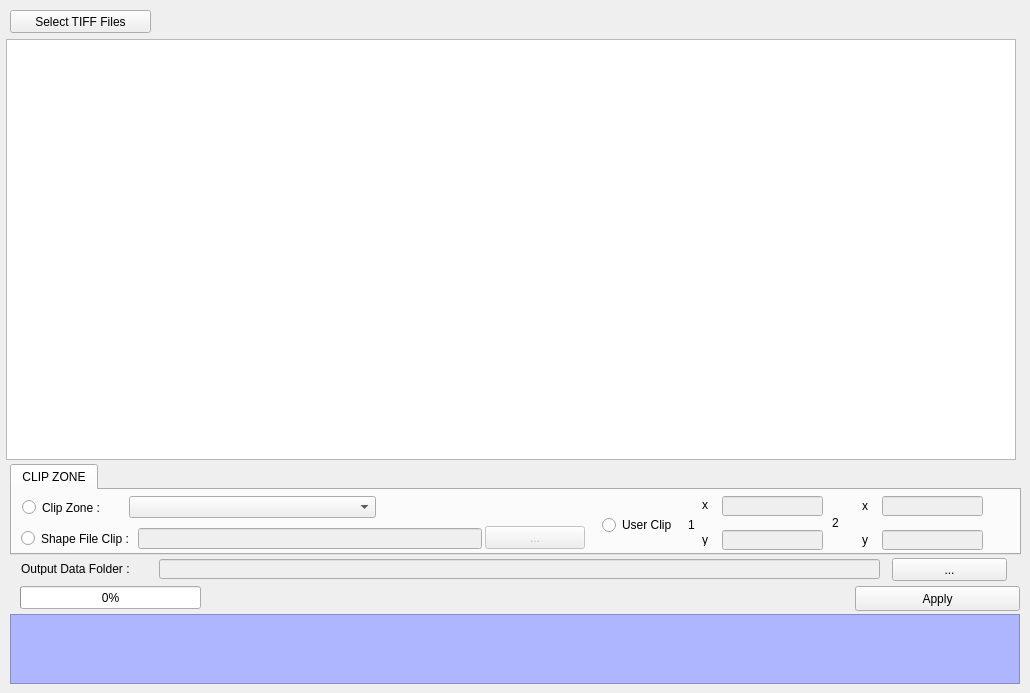
   <widget class="QWidget" name="tab_15">
    <attribute name="title">
     <string>Clip</string>
    </attribute>
    <widget class="QPushButton" name="btn_apply_clip">
     <property name="geometry">
      <rect>
       <x>855</x>
       <y>586</y>
       <width>165</width>
       <height>25</height>
      </rect>
     </property>
     <property name="text">
      <string>Apply</string>
     </property>
    </widget>
    <widget class="QTableWidget" name="tb_clip_Tiff">
     <property name="geometry">
      <rect>
       <x>6</x>
       <y>39</y>
       <width>1010</width>
       <height>421</height>
      </rect>
     </property>
     <attribute name="horizontalHeaderCascadingSectionResizes">
      <bool>false</bool>
     </attribute>
     <attribute name="horizontalHeaderStretchLastSection">
      <bool>true</bool>
     </attribute>
    </widget>
    <widget class="QTextEdit" name="txt_Clip_EX">
     <property name="enabled">
      <bool>false</bool>
     </property>
     <property name="geometry">
      <rect>
       <x>10</x>
       <y>614</y>
       <width>1010</width>
       <height>70</height>
      </rect>
     </property>
     <property name="styleSheet">
      <string notr="true">background-color: rgb(174, 182, 255);
font: 75 10pt &quot;MS Shell Dlg 2&quot;;</string>
     </property>
    </widget>
    <widget class="QProgressBar" name="clip_progressBar">
     <property name="geometry">
      <rect>
       <x>20</x>
       <y>586</y>
       <width>181</width>
       <height>23</height>
      </rect>
     </property>
     <property name="value">
      <number>0</number>
     </property>
    </widget>
    <widget class="QPushButton" name="btn_input_tiff">
     <property name="geometry">
      <rect>
       <x>10</x>
       <y>10</y>
       <width>141</width>
       <height>23</height>
      </rect>
     </property>
     <property name="text">
      <string>Select TIFF Files</string>
     </property>
    </widget>
    <widget class="QTabWidget" name="tabWidget_3">
     <property name="geometry">
      <rect>
       <x>10</x>
       <y>464</y>
       <width>1011</width>
       <height>91</height>
      </rect>
     </property>
     <property name="currentIndex">
      <number>0</number>
     </property>
     <widget class="QWidget" name="tab_16">
      <attribute name="title">
       <string>CLIP ZONE</string>
      </attribute>
      <widget class="QLineEdit" name="txt_Shape_path">
       <property name="enabled">
        <bool>false</bool>
       </property>
       <property name="geometry">
        <rect>
         <x>126</x>
         <y>38</y>
         <width>344</width>
         <height>21</height>
        </rect>
       </property>
      </widget>
      <widget class="QRadioButton" name="rdo_Shape_Clip">
       <property name="enabled">
        <bool>true</bool>
       </property>
       <property name="geometry">
        <rect>
         <x>9</x>
         <y>40</y>
         <width>115</width>
         <height>17</height>
        </rect>
       </property>
       <property name="text">
        <string>Shape File Clip : </string>
       </property>
       <property name="checkable">
        <bool>true</bool>
       </property>
       <property name="checked">
        <bool>false</bool>
       </property>
       <property name="autoExclusive">
        <bool>true</bool>
       </property>
      </widget>
      <widget class="QComboBox" name="cmb_clip_zone">
       <property name="geometry">
        <rect>
         <x>117</x>
         <y>6</y>
         <width>247</width>
         <height>22</height>
        </rect>
       </property>
      </widget>
      <widget class="QPushButton" name="btn_shape_dialog">
       <property name="enabled">
        <bool>false</bool>
       </property>
       <property name="geometry">
        <rect>
         <x>473</x>
         <y>36</y>
         <width>100</width>
         <height>23</height>
        </rect>
       </property>
       <property name="text">
        <string>...</string>
       </property>
      </widget>
      <widget class="QRadioButton" name="rdo_Combo_Clip">
       <property name="geometry">
        <rect>
         <x>10</x>
         <y>9</y>
         <width>101</width>
         <height>17</height>
        </rect>
       </property>
       <property name="text">
        <string>Clip Zone :</string>
       </property>
      </widget>
      <widget class="QRadioButton" name="rdo_user_clip">
       <property name="geometry">
        <rect>
         <x>590</x>
         <y>27</y>
         <width>80</width>
         <height>16</height>
        </rect>
       </property>
       <property name="text">
        <string>User Clip</string>
       </property>
       <property name="checkable">
        <bool>true</bool>
       </property>
      </widget>
      <widget class="QLabel" name="label_45">
       <property name="geometry">
        <rect>
         <x>676</x>
         <y>27</y>
         <width>16</width>
         <height>16</height>
        </rect>
       </property>
       <property name="text">
        <string>1</string>
       </property>
      </widget>
      <widget class="QLabel" name="label_46">
       <property name="geometry">
        <rect>
         <x>690</x>
         <y>44</y>
         <width>20</width>
         <height>12</height>
        </rect>
       </property>
       <property name="text">
        <string>y</string>
       </property>
      </widget>
      <widget class="QLabel" name="label_47">
       <property name="geometry">
        <rect>
         <x>820</x>
         <y>23</y>
         <width>16</width>
         <height>20</height>
        </rect>
       </property>
       <property name="text">
        <string>2</string>
       </property>
      </widget>
      <widget class="QLabel" name="label_48">
       <property name="geometry">
        <rect>
         <x>690</x>
         <y>9</y>
         <width>20</width>
         <height>12</height>
        </rect>
       </property>
       <property name="text">
        <string>x</string>
       </property>
      </widget>
      <widget class="QLabel" name="label_49">
       <property name="geometry">
        <rect>
         <x>850</x>
         <y>6</y>
         <width>20</width>
         <height>20</height>
        </rect>
       </property>
       <property name="text">
        <string>x</string>
       </property>
      </widget>
      <widget class="QLabel" name="label_50">
       <property name="geometry">
        <rect>
         <x>850</x>
         <y>40</y>
         <width>20</width>
         <height>20</height>
        </rect>
       </property>
       <property name="text">
        <string>y</string>
       </property>
      </widget>
      <widget class="QLineEdit" name="clip_1_x">
       <property name="enabled">
        <bool>false</bool>
       </property>
       <property name="geometry">
        <rect>
         <x>710</x>
         <y>6</y>
         <width>101</width>
         <height>20</height>
        </rect>
       </property>
      </widget>
      <widget class="QLineEdit" name="clip_2_x">
       <property name="enabled">
        <bool>false</bool>
       </property>
       <property name="geometry">
        <rect>
         <x>870</x>
         <y>6</y>
         <width>101</width>
         <height>20</height>
        </rect>
       </property>
      </widget>
      <widget class="QLineEdit" name="clip_2_y">
       <property name="enabled">
        <bool>false</bool>
       </property>
       <property name="geometry">
        <rect>
         <x>870</x>
         <y>40</y>
         <width>101</width>
         <height>20</height>
        </rect>
       </property>
      </widget>
      <widget class="QLineEdit" name="clip_1_y">
       <property name="enabled">
        <bool>false</bool>
       </property>
       <property name="geometry">
        <rect>
         <x>710</x>
         <y>40</y>
         <width>101</width>
         <height>20</height>
        </rect>
       </property>
      </widget>
     </widget>
    </widget>
    <widget class="QPushButton" name="btn_Output_Folder">
     <property name="geometry">
      <rect>
       <x>892</x>
       <y>558</y>
       <width>115</width>
       <height>23</height>
      </rect>
     </property>
     <property name="text">
      <string>...</string>
     </property>
    </widget>
    <widget class="QLabel" name="label_51">
     <property name="geometry">
      <rect>
       <x>21</x>
       <y>563</y>
       <width>137</width>
       <height>12</height>
      </rect>
     </property>
     <property name="text">
      <string>Output Data Folder : </string>
     </property>
    </widget>
    <widget class="QLineEdit" name="txt_output_clip">
     <property name="enabled">
      <bool>false</bool>
     </property>
     <property name="geometry">
      <rect>
       <x>159</x>
       <y>559</y>
       <width>721</width>
       <height>20</height>
      </rect>
     </property>
    </widget>
   </widget>
